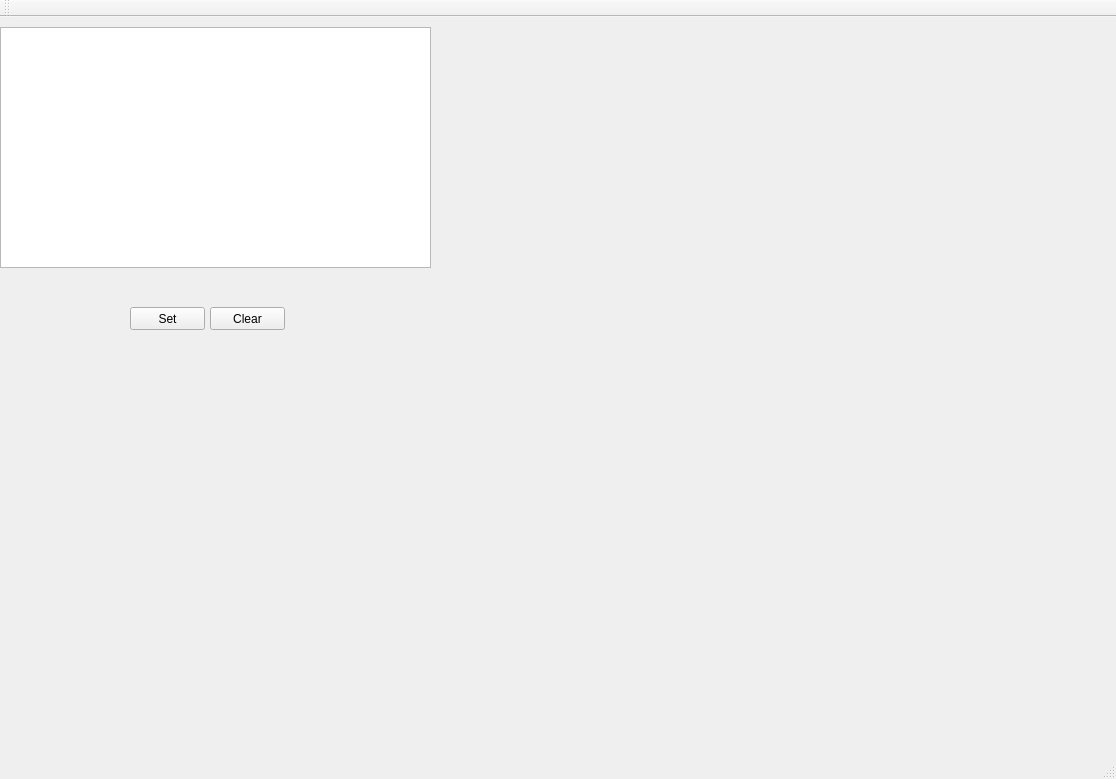
<?xml version="1.0" encoding="UTF-8"?>
<ui version="4.0">
 <class>CliptestClass</class>
 <widget class="QMainWindow" name="CliptestClass">
  <property name="geometry">
   <rect>
    <x>0</x>
    <y>0</y>
    <width>1116</width>
    <height>779</height>
   </rect>
  </property>
  <property name="windowTitle">
   <string>Cliptest</string>
  </property>
  <widget class="QWidget" name="centralWidget">
   <widget class="QTextEdit" name="TestText">
    <property name="geometry">
     <rect>
      <x>0</x>
      <y>10</y>
      <width>431</width>
      <height>241</height>
     </rect>
    </property>
   </widget>
   <widget class="QPushButton" name="pushButton1">
    <property name="geometry">
     <rect>
      <x>130</x>
      <y>290</y>
      <width>75</width>
      <height>23</height>
     </rect>
    </property>
    <property name="text">
     <string>Set</string>
    </property>
   </widget>
   <widget class="QLabel" name="label1">
    <property name="geometry">
     <rect>
      <x>320</x>
      <y>300</y>
      <width>56</width>
      <height>12</height>
     </rect>
    </property>
    <property name="text">
     <string/>
    </property>
   </widget>
   <widget class="QPushButton" name="pushButton2">
    <property name="geometry">
     <rect>
      <x>210</x>
      <y>290</y>
      <width>75</width>
      <height>23</height>
     </rect>
    </property>
    <property name="text">
     <string>Clear</string>
    </property>
   </widget>
   <widget class="QWidget" name="widget" native="true">
    <property name="geometry">
     <rect>
      <x>450</x>
      <y>10</y>
      <width>581</width>
      <height>241</height>
     </rect>
    </property>
    <widget class="QLabel" name="imagelabel">
     <property name="geometry">
      <rect>
       <x>0</x>
       <y>0</y>
       <width>581</width>
       <height>241</height>
      </rect>
     </property>
     <property name="text">
      <string/>
     </property>
     <property name="alignment">
      <set>Qt::AlignCenter</set>
     </property>
    </widget>
   </widget>
   <widget class="QWidget" name="widget2" native="true">
    <property name="geometry">
     <rect>
      <x>0</x>
      <y>340</y>
      <width>1031</width>
      <height>351</height>
     </rect>
    </property>
    <widget class="QLabel" name="imagelabel2">
     <property name="geometry">
      <rect>
       <x>0</x>
       <y>0</y>
       <width>581</width>
       <height>351</height>
      </rect>
     </property>
     <property name="text">
      <string/>
     </property>
    </widget>
   </widget>
  </widget>
  <widget class="QMenuBar" name="menuBar">
   <property name="geometry">
    <rect>
     <x>0</x>
     <y>0</y>
     <width>1116</width>
     <height>21</height>
    </rect>
   </property>
  </widget>
  <widget class="QToolBar" name="mainToolBar">
   <attribute name="toolBarArea">
    <enum>TopToolBarArea</enum>
   </attribute>
   <attribute name="toolBarBreak">
    <bool>false</bool>
   </attribute>
  </widget>
  <widget class="QStatusBar" name="statusBar"/>
 </widget>
 <layoutdefault spacing="6" margin="11"/>
 <resources>
  <include location="cliptest.qrc"/>
 </resources>
 <connections>
  <connection>
   <sender>pushButton1</sender>
   <signal>clicked()</signal>
   <receiver>CliptestClass</receiver>
   <slot>on_pushButton1_clicked()</slot>
   <hints>
    <hint type="sourcelabel">
     <x>188</x>
     <y>330</y>
    </hint>
    <hint type="destinationlabel">
     <x>444</x>
     <y>304</y>
    </hint>
   </hints>
  </connection>
 </connections>
 <slots>
  <slot>on_pushButton1_clicked()</slot>
 </slots>
</ui>
